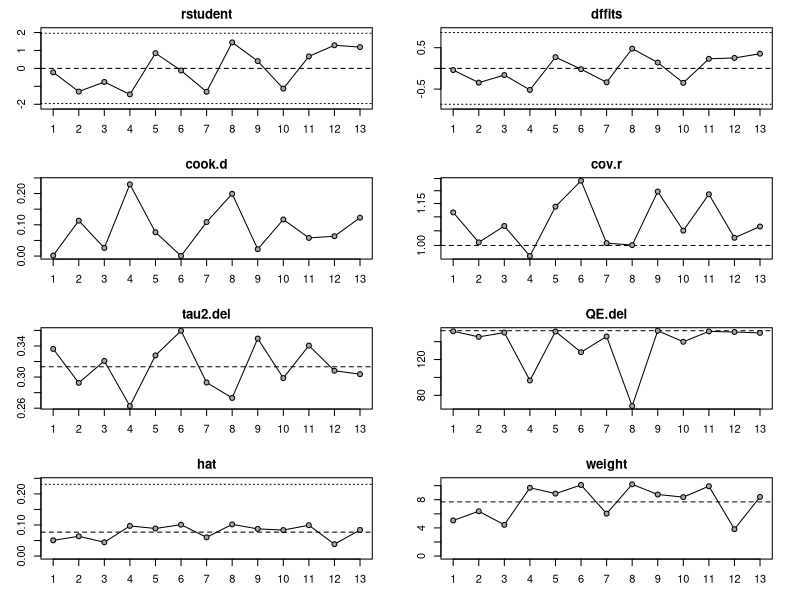
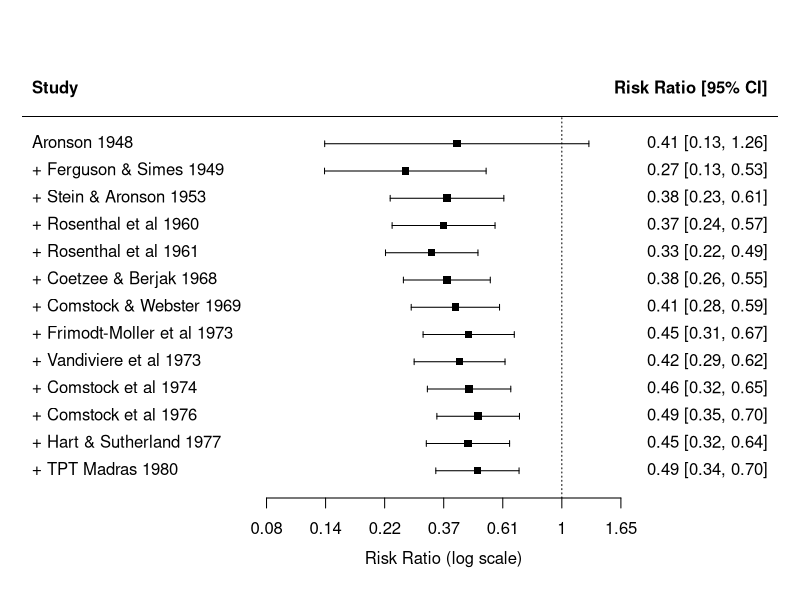
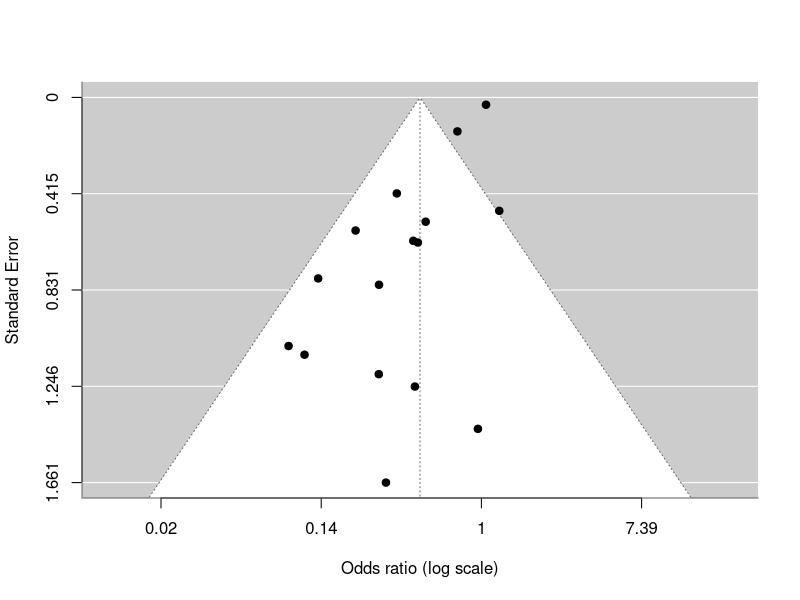
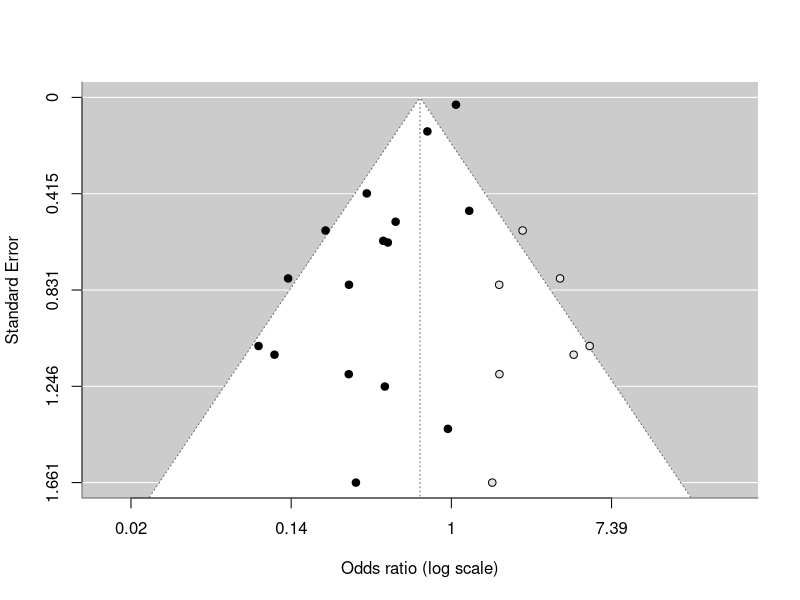

Write the R code that produced these figures, in order.
## ---- chunk 1
library(metafor)
library(metadat)
dat <- escalc(measure = "RR", ai = tpos, bi = tneg, ci = cpos, di = cneg,
              data = dat.bcg, slab = paste(author, year))
res <- rma(yi, vi, data = dat)
## ---- chunk 2
print(res, digits = 2)
confint(res, digits = 2)   # confidence intervals for tau^2 and I^2
## ---- chunk 3
predict(res, transf = exp, digits = 2)
## ---- chunk 4
leave1out(res, transf = exp, digits = 2)
## ---- chunk 5
#| fig-height: 7
inf <- influence(res)
print(inf, digits = 2)
plot(inf)
## ---- chunk 6
#| fig-height: 5
#| fig-width: 9
cum <- cumul(res, order = dat$year)
forest(cum, atransf = exp, header = TRUE)
## ---- chunk 7
mag <- escalc(measure = "OR", ai = ai, n1i = n1i, ci = ci, n2i = n2i,
              data = dat.egger2001, slab = paste(study, year))
res_mag <- rma(yi, vi, data = mag)
predict(res_mag, transf = exp, digits = 2)
## ---- chunk 8
#| fig-height: 5
funnel(res_mag, atransf = exp, xlab = "Odds ratio (log scale)")
## ---- chunk 9
regtest(res_mag)
## ---- chunk 10
#| fig-height: 5
tf <- trimfill(res_mag)
predict(tf, transf = exp, digits = 2)
funnel(tf, atransf = exp, xlab = "Odds ratio (log scale)")
